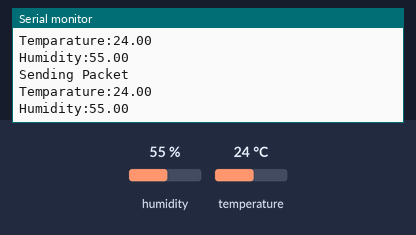
The sketch below on a simulated Arduino Uno, built with avr-gcc and run on an emulated ATmega328P. Parts: the last lines printed to the serial monitor. The inputs (shaded band) are chosen by the test bench; at power-on: humidity 55 %, temperature 24 °C. No radio packets arrive unless stated.

Above: at 3.9 s.
4.0 s: humidity set to 22 %
At 7.6 s:
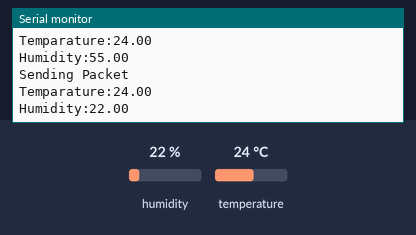
8.0 s: temperature set to 12 °C
At 10.8 s:
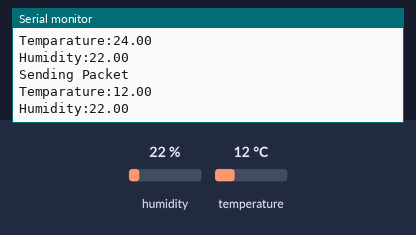
12.0 s: humidity set to 40 %
At 13.8 s:
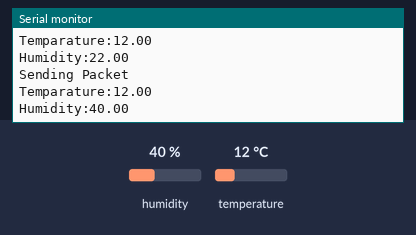
Timing chart, 0 to 15.3 s (numbered marks = the images above; inputs shaded):
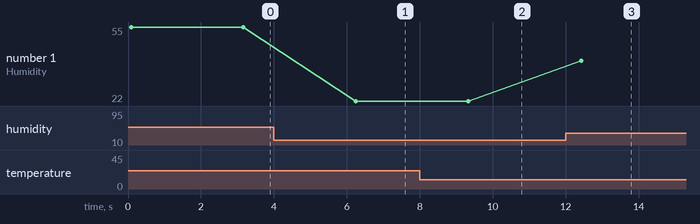

The sketch:

dht_using_LoRa_with_arduino.ino
```cpp
#include<SPI.h>
#include<LoRa.h>
#include "DHT.h"

#define DHT_TYPE DHT11
#define DHT_PIN A0

#define NSS 10
#define RST 9
#define DIO0 2

DHT dht(DHT_PIN, DHT_TYPE);


void setup()
{
  Serial.begin(9600);
  dht.begin();
  LoRa.setPins(NSS,RST,DIO0);
  while(!Serial)
  Serial.println("LoRa Sender");
  if(!LoRa.begin(868E6))
  {
    Serial.println("Starting LoRa Failed");
  }
  else
  {
    Serial.println("Intiliazed Successfully");
  }
}

void loop()
{
  float temp=dht.readTemperature();
  float hum=dht.readHumidity();
  Serial.println("Sending Packet");
  LoRa.beginPacket();
  LoRa.print("Temperature:");
  LoRa.print(temp);
  LoRa.print("c");
  LoRa.print("  Humidity:");
  LoRa.print(hum);
  LoRa.print("%");

  Serial.print("Temparature:");
  Serial.println(temp);
  Serial.print("Humidity:");
  Serial.println(hum);
  LoRa.endPacket();
  delay(3000);
}
```

Measured:
- after the input at 4.0 s, the serial monitor: prints a new line after 2.3 s (image 1)
- after the input at 8.0 s, the serial monitor: prints a new line after 1.3 s (image 2)
- after the input at 12.0 s, the serial monitor: prints a new line after 0.42 s (image 3)
- plotted number 1: 55 → 22 after the input at 4.0 s, 22 → 40 after the input at 12.0 s
